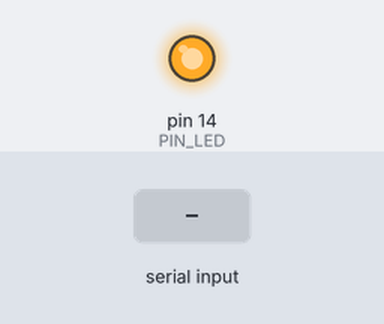
A sketch run on a simulated Arduino Uno, built with avr-gcc and run on an emulated ATmega328P. Parts: output pins drawn as LEDs (lit = HIGH). The test bench sets the inputs (shaded band). What the sketch prints to the serial monitor is not drawn.

Above: at 1.2 s.
1.3 s: byte 30 received over Serial
At 1.7 s:
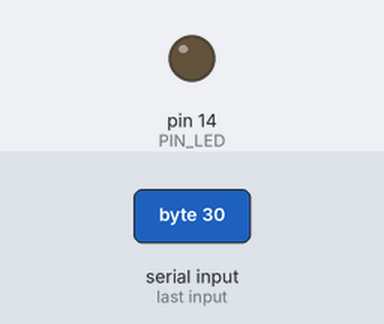
3.3 s: byte 90 received over Serial
At 5.0 s:
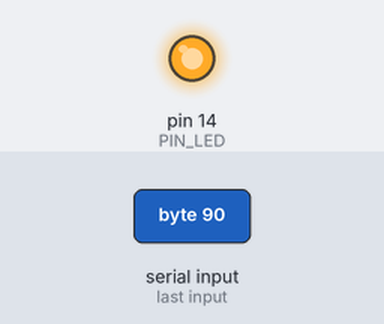
5.3 s: byte 120 received over Serial
At 5.7 s:
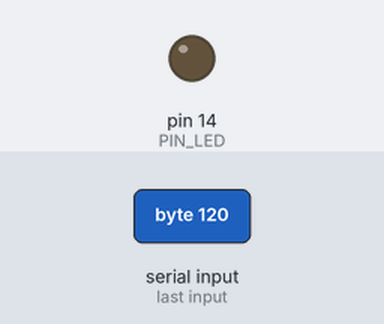
Timing chart, 0 to 8.3 s (numbered marks = the images above; inputs shaded):
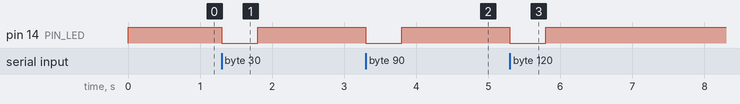

The sketch:

EchoTest_1.ino
```cpp
// Simple Echo Test
// dlb, Fall 2022

#define PIN_LED 14
#define BAUD_RATE 115200

unsigned long last_byte_time = 0;

void setup() {
  Serial.begin(BAUD_RATE);
  pinMode(PIN_LED, OUTPUT);
  digitalWrite(PIN_LED, HIGH);
}

// Reads one byte from serial stream and returns it.
// If no input avaliable, returns -1. Should not block.
int read_serial_byte() {
  if(Serial.available() > 0) {
    int b = Serial.read();
    if (b >= 0) last_byte_time = micros();
    return b;
  }
  return -1;
}

void loop() {
  int b = read_serial_byte();
  if(b >= 0) {
    digitalWrite(PIN_LED, LOW);
    delay(500);
    Serial.write(b);
    digitalWrite(PIN_LED, HIGH);
  }
}
```

Measured:
- after the input at 1.3 s, pin 14 (PIN_LED): HIGH → LOW at once, → HIGH 0.50 s later
- after the input at 3.3 s, pin 14 (PIN_LED): HIGH → LOW at once, → HIGH 0.50 s later
- after the input at 5.3 s, pin 14 (PIN_LED): HIGH → LOW at once, → HIGH 0.50 s later
